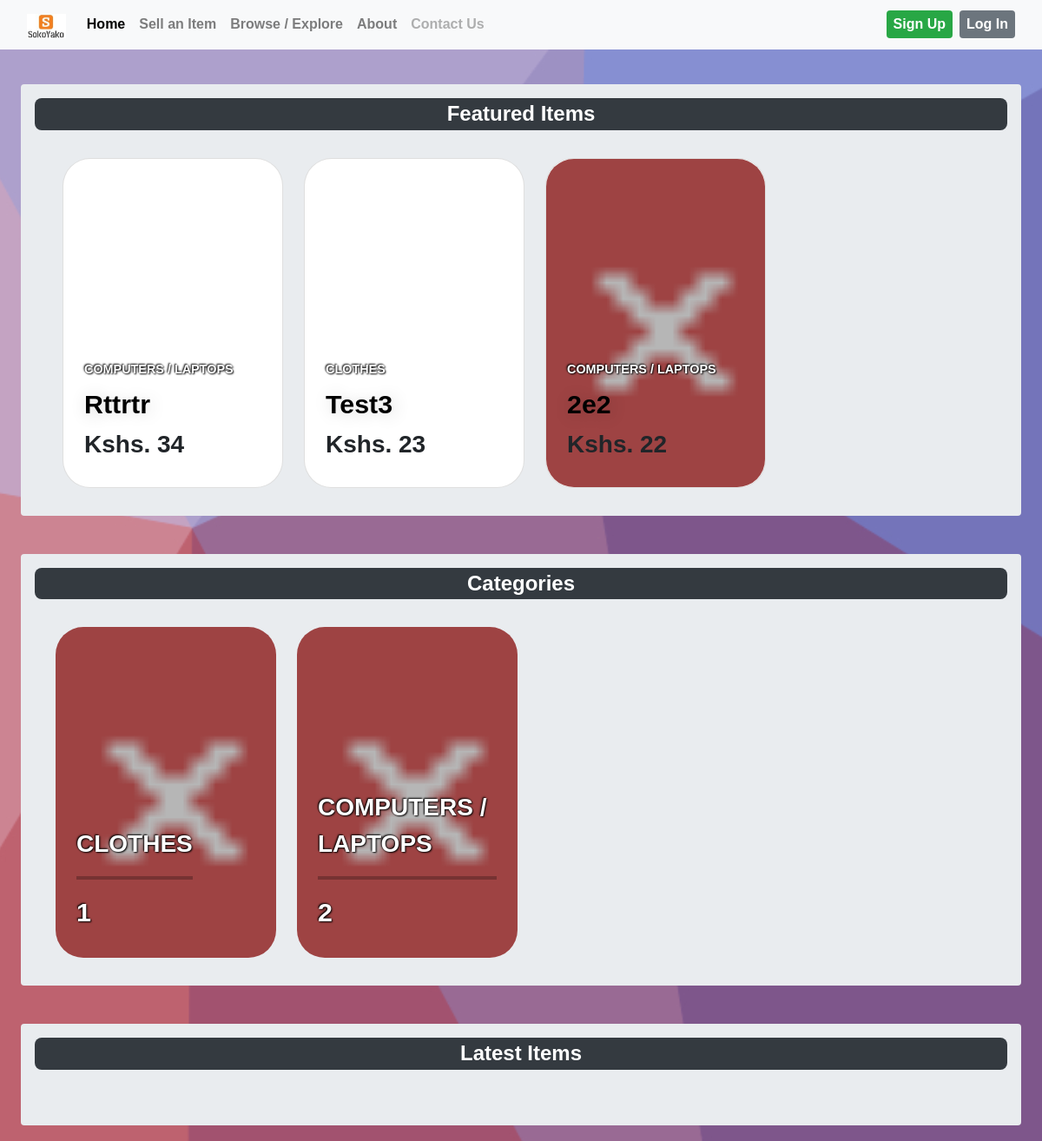
The app's page / (upper part), older data.
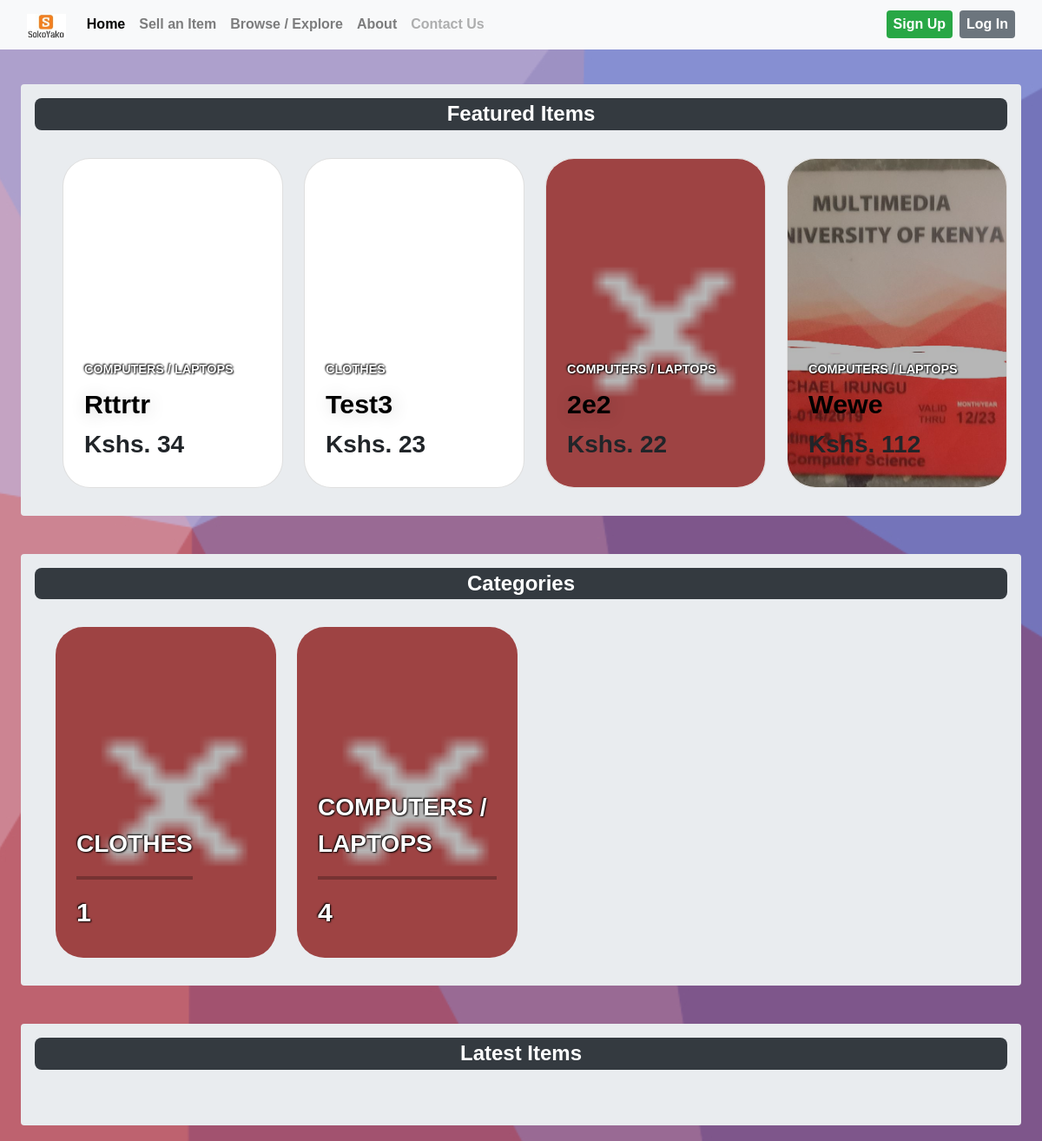
The same page, newer data.
### item/models.py (models this page shows, shortened)
class Item(models.Model):
    category = models.ForeignKey(Category, related_name='items', on_delete=models.CASCADE)
    name = models.CharField(max_length=200)
    quantity = models.PositiveIntegerField(blank=True, null=True)
    description = models.TextField(blank=True, null=True)
    price = models.IntegerField()
    image = models.ImageField(upload_to='item_images', blank=True, null=True)
    is_sold = models.BooleanField(default=False)
    is_featured = models.BooleanField(default=False)
    created_by = models.ForeignKey(User, related_name='items', on_delete=models.CASCADE)
    created_at = models.DateTimeField(auto_now_add=True)

class Category(models.Model):
    name = models.CharField(max_length=200)
    cat_image = models.ImageField(upload_to='category_images', blank=True, null=True)
    class Meta:
        ordering = ('name',)
        verbose_name_plural = "Categories"
    def __str__(self):
        return self.name

### base/views.py (the view)
# urls.py: path('', views.index, name='index'),
def index(request):
    items = Item.objects.filter(is_sold=False)[0:6]
    featured = Item.objects.order_by('-is_featured')
    featured_items = Item.objects.filter(is_featured=True)
    categories = Category.objects.all()
    if request.user.is_authenticated:
        try:
            contact_card = ContactCard.objects.get(user=request.user)
        except ContactCard.DoesNotExist:
            contact_card = None
    else:
        contact_card = None
    current_time = timezone.now()
    latest = current_time - timezone.timedelta(days=1)
    new_items = Item.objects.filter(created_at__gte=latest)
    return render(request, 'index.html', {
        'categories': categories,
        'items': items,
        'featured': featured,
        'featured_items': featured_items,
        'new_items': new_items,
        'contact_card': contact_card
    })

### base/templates/index.html (shortened to what this page needs)
{% extends 'layout.html' %}
{% load static %}
{% block data %}
    <div class="p-2">
        <div class="container-fluid p-2 clearfix">
            <div class="mt-4 mb-1 mx-2 p-3 bg-body-secondary rounded">
                <h2 class="mb-3 fs-3 text-center text-white fs-4 fw-bolder bg-dark p-1 rounded-3"> Featured Items</h2>
                <div class="card-grid p-3 ms-3">
                    {% for item in featured_items %}
                        <a class="card rounded-5" href="{% url 'item:detail' item.id %}">
                            <div class="card__background rounded-5" style="background-image: url('{{ item.image.url }}')"></div>
                            <div class="card__content">
                                <p class="card__category text-white text-outline fw-bolder">{{ item.category }}</p>
                                <h3 class="card__heading text-capitalize text-black fw-bolder">{{ item.name }}</h3>
                                <h3 class="fw-bolder">Kshs. {{ item.price }}</h3>
                            </div>
                        </a>
                    {% endfor %}
                </div>
            </div>
        </div>
        <div class="container-fluid clearfix p-2">
            <div class="mt-4 mb-1 mx-2 p-3 bg-body-secondary rounded">
                <h2 class="mb-3 fs-3 text-center text-white fs-4 fw-bolder bg-dark p-1 rounded-3"> Categories</h2>
                <div class="simpcard-grid p-3 ms-2">
                    {% for category in categories %}
                        <a class="simpcard rounded-5 " href="{% url 'item:items_by_category' category.id %}">
                            <div class="simpcard__background rounded-5" style="background-image: url('{{ category.cat_image.url }}')"></div>
                            <div class="card__content">
                                <p class="card__category text-white fw-bolder fs-3 text-outline">{{ category.name }}</p>
                                <hr class="bg-black border-4 ">
                                <h3 class="card__heading text-capitalize text-outline text-white fw-bolder">{{ category.items.count}}</h3>
                            </div>
                        </a>
                    {% endfor %}
                </div>
            </div>
        </div>
        <div class="container-fluid p-2 clearfix">
            <div class="mt-4 mb-1 mx-2 p-3 bg-body-secondary rounded">
                <h2 class="mb-3 fs-3 text-center text-white fs-4 fw-bolder bg-dark p-1 rounded-3"> Latest Items</h2>
                <div class="simpcard-grid p-3 ms-3">
                </div>
            </div>
        </div>
    </div>
{% endblock %}

Row changes from the older to the newer data that the page shows:
added Item: image (picture), category "COMPUTERS / LAPTOPS", name "Wewe", price "112"
computed for Category "COMPUTERS / LAPTOPS": items.count "2" → "4"
